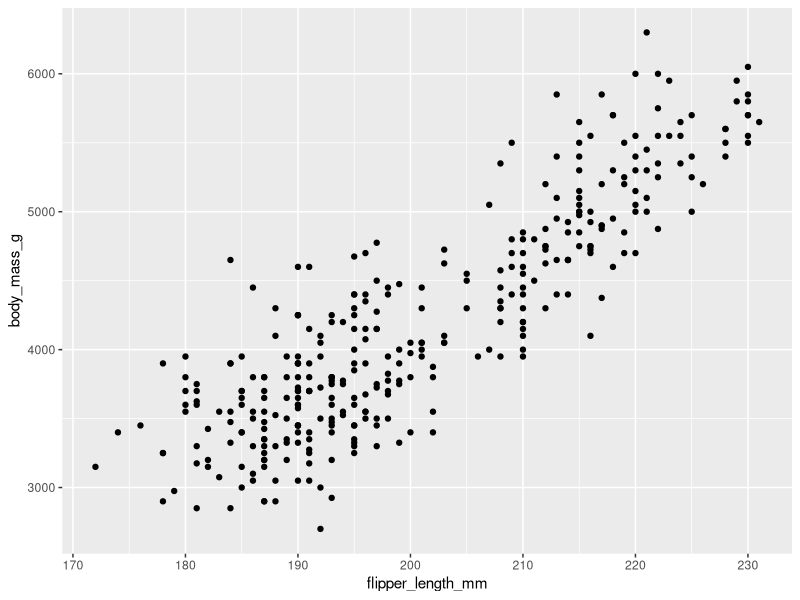
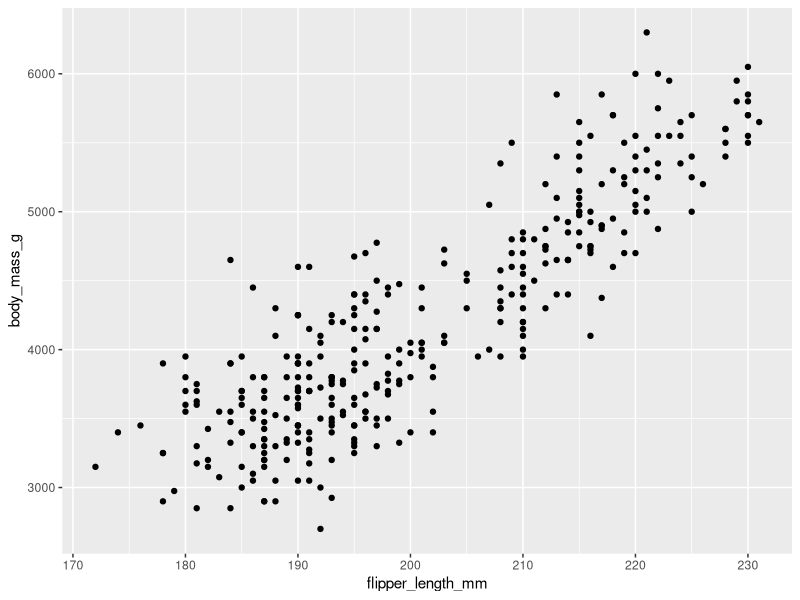
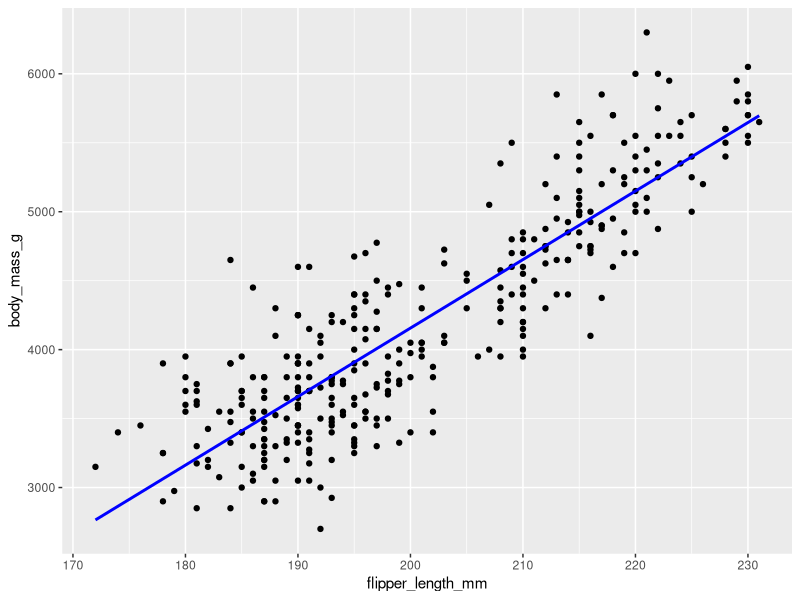
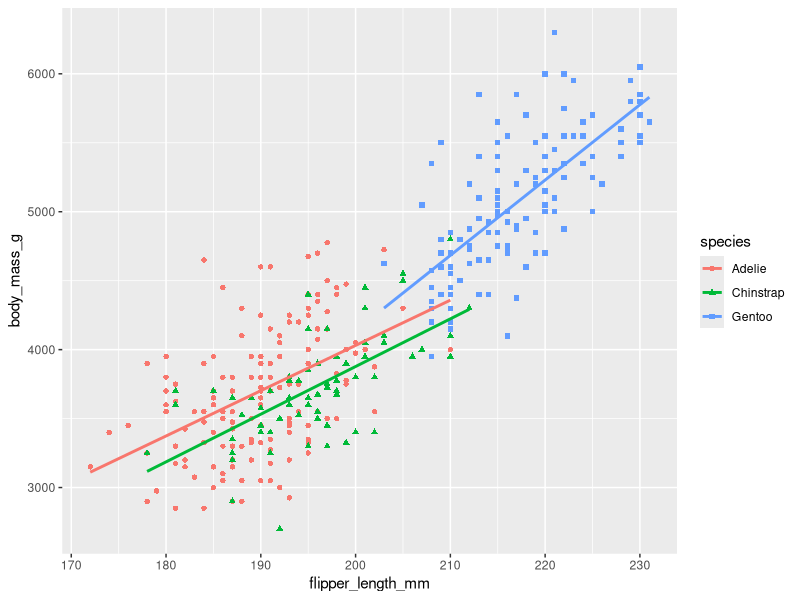
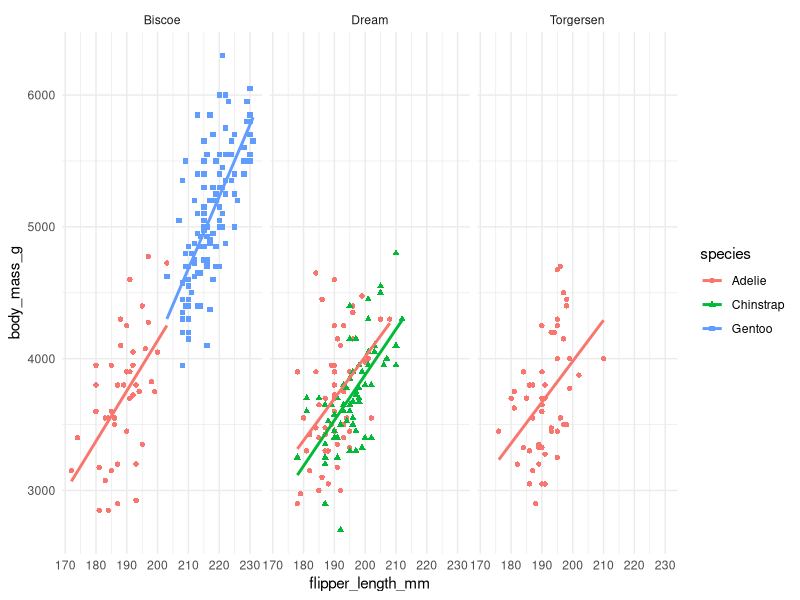
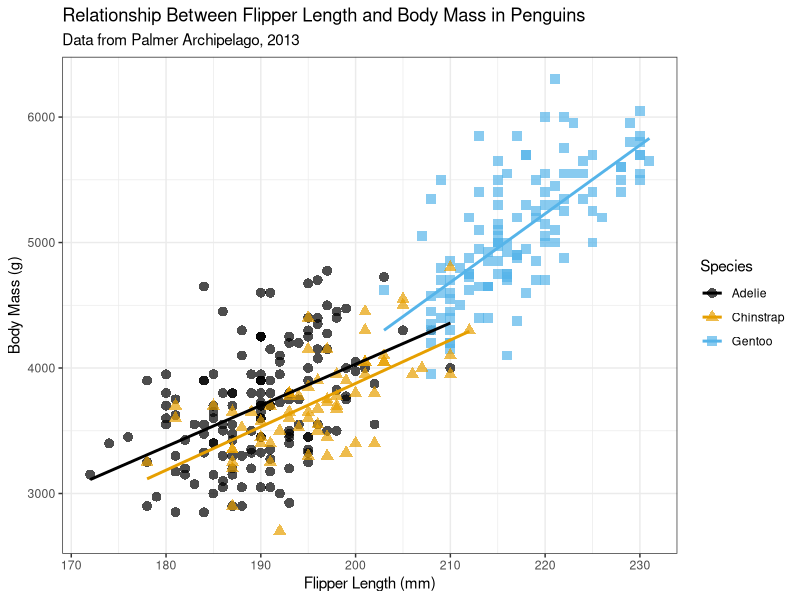
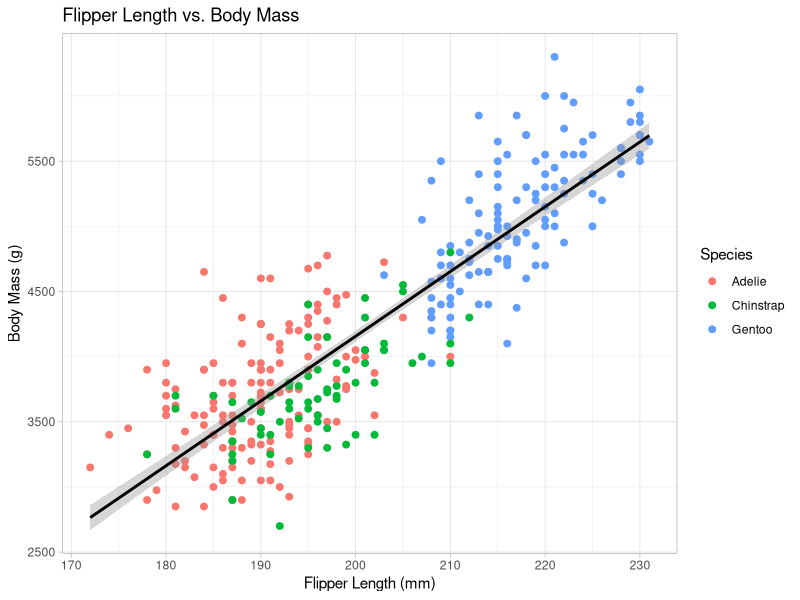
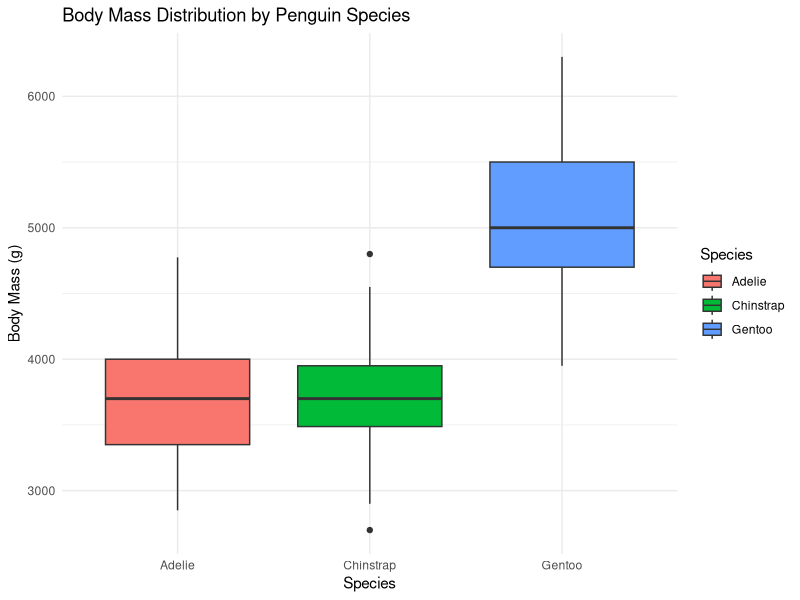

Here is the R script that generated these plots, in order:
## ---- chunk 1
# Define the required libraries
libs <- c("tidyverse", "palmerpenguins", "ggthemes")

# Check if libraries are installed; install missing ones
installed_libs <- libs %in% rownames(installed.packages())
if (any(installed_libs == FALSE)) {
    install.packages(libs[!installed_libs])
} else{
  print("All the libraries already installed")
}

# Load the libraries
library(tidyverse)
library(palmerpenguins)
library(ggthemes)

## ---- chunk 2
# Basic scatterplot of flipper length vs. body mass
ggplot(data = penguins, aes(x = flipper_length_mm, y = body_mass_g)) +
  geom_point()

## ---- chunk 3
penguins %>% 
  ggplot(aes(x = flipper_length_mm, y = body_mass_g)) +
  geom_point()
## ---- chunk 4
# Scatterplot with a smoothing line
penguins %>% 
  ggplot(aes(x = flipper_length_mm, y = body_mass_g)) +
  geom_point() +
  geom_smooth(method = "lm", se = FALSE, color = "blue")

## ---- chunk 5

# Scatterplot with color and shape mapped to species
penguins %>% 
  ggplot(aes(x = flipper_length_mm, y = body_mass_g, color = species, shape = species)) +
  geom_point() +
  geom_smooth(method = "lm", se = FALSE)

## ---- chunk 6

# Scatterplot faceted by island
penguins %>% 
  ggplot(aes(x = flipper_length_mm, y = body_mass_g, color = species, shape = species)) +
  geom_point() +
  facet_wrap(~island) +
  geom_smooth(method = "lm", se = FALSE) +
  theme_minimal()

## ---- chunk 7

# Enhanced scatterplot with labels and a custom theme
penguins %>% 
  ggplot(aes(x = flipper_length_mm, y = body_mass_g, color = species, shape = species)) +
  geom_point(size = 3, alpha = 0.7) +
  geom_smooth(method = "lm", se = FALSE) +
  labs(
    title = "Relationship Between Flipper Length and Body Mass in Penguins",
    subtitle = "Data from Palmer Archipelago, 2013",
    x = "Flipper Length (mm)",
    y = "Body Mass (g)",
    color = "Species",
    shape = "Species"
  ) +
  scale_color_colorblind() +
  theme_bw()

## ---- chunk 8

# Scatterplot with linear regression line
penguins %>% 
  ggplot(aes(x = flipper_length_mm, y = body_mass_g)) +
  geom_point(aes(color = species), size = 2) +
  geom_smooth(method = "lm", se = TRUE, color = "black") +
  labs(
    title = "Flipper Length vs. Body Mass",
    x = "Flipper Length (mm)",
    y = "Body Mass (g)",
    color = "Species"
  ) +
  theme_light()

## ---- chunk 9

# Boxplot of body mass by species
penguins %>% 
  ggplot(aes(x = species, y = body_mass_g, fill = species)) +
  geom_boxplot() +
  labs(
    title = "Body Mass Distribution by Penguin Species",
    x = "Species",
    y = "Body Mass (g)",
    fill = "Species"
  ) +
  theme_minimal()

## ---- chunk 10

# Histogram of flipper lengths
penguins %>% 
  ggplot(aes(x = flipper_length_mm, fill = species)) +
  geom_histogram(binwidth = 5, alpha = 0.7, position = "identity") +
  labs(
    title = "Distribution of Flipper Lengths",
    x = "Flipper Length (mm)",
    y = "Count",
    fill = "Species"
  ) +
  scale_fill_brewer(palette = "Set1") +
  theme_classic()

## ---- chunk 11

# Bar chart of penguin counts by island
penguins %>% 
  ggplot(aes(x = island, fill = species)) +
  geom_bar(position = "dodge") +
  labs(
    title = "Penguin Counts by Island and Species",
    x = "Island",
    y = "Number of Penguins",
    fill = "Species"
  ) +
  theme_economist()

## ---- chunk 12

# Create and save a scatterplot
scatter_plot <- penguins %>% 
  ggplot(aes(x = flipper_length_mm, y = body_mass_g)) +
  geom_point(aes(color = species), size = 2) +
  geom_smooth(method = "lm", se = TRUE, color = "black") +
  labs(
    title = "Flipper Length vs. Body Mass",
    x = "Flipper Length (mm)",
    y = "Body Mass (g)",
    color = "Species"
  ) +
  theme_light()

# Display the plot
scatter_plot

# Save the plot to a file
ggsave(filename = "scatter_plot.png", plot = scatter_plot, width = 8, height = 6, dpi = 300)

## ---- chunk 13

penguins %>%
  ggplot(aes(x = bill_length_mm, y = bill_depth_mm, color = species)) +
  geom_point()

## ---- chunk 14

penguins %>%
  ggplot(aes(x = bill_length_mm, y = bill_depth_mm, color = species)) +
  geom_point() +
  geom_smooth(method = "lm", se = TRUE) +
  theme_light()

## ---- chunk 15

penguins %>%
  ggplot(aes(x = bill_length_mm, y = bill_depth_mm, color = species)) +
  geom_point() +
  facet_wrap(~island) +
  geom_smooth(method = "lm", se = TRUE) +
  theme_light()

## ---- chunk 16

penguins %>%
  ggplot(aes(x = species,  y = body_mass_g)) +
  geom_boxplot()

## ---- chunk 17

penguins %>%
  ggplot(aes(x = flipper_length_mm, color = species)) +
  geom_histogram(binwidth = 5)

## ---- chunk 18

penguins %>%
  ggplot(aes(x = island, fill = species)) +
  geom_bar(position = "dodge") +
  labs(
    title = "Penguin Counts by Island and Species",
    x = "Island",
    y = "Number of Penguins",
    fill = "Species"
  ) +
  theme_stata()

## ---- chunk 19

p1 <- penguins %>%
  ggplot(aes(x = body_mass_g, fill = species)) +
  geom_density(alpha = 0.5) +
  labs(
    title = "Density Plot of Body Mass by Species",
    x = "Body Mass (g)",
    y = "Density",
    fill = "Species"
  ) +
  scale_fill_brewer(palette = "Dark2") +
  theme_minimal()

## ---- chunk 20

ggsave(filename = "penguins_scatterplot.png", plot = p1,  width = 10, height = 8, dpi = 300)

